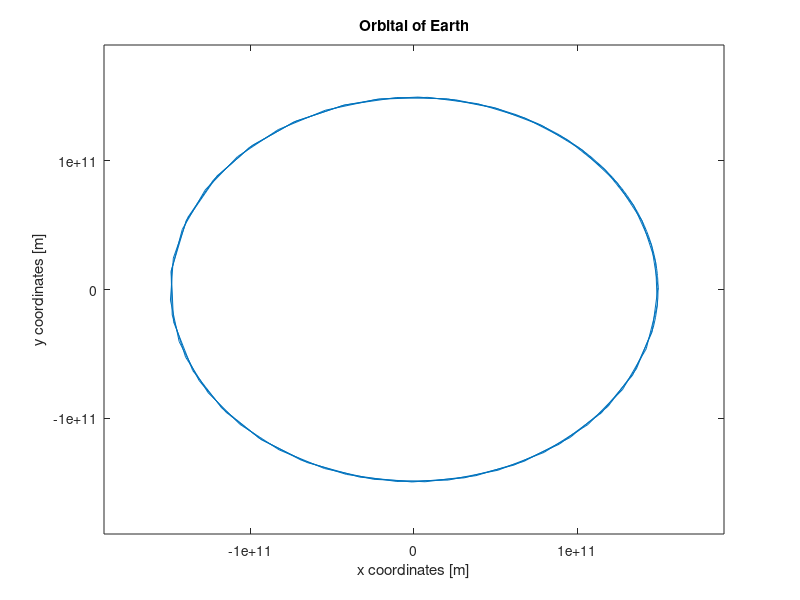
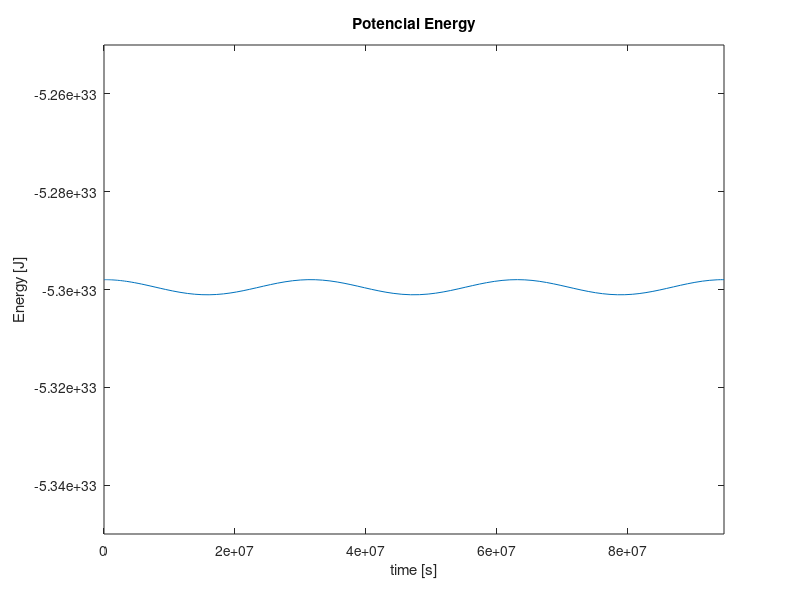
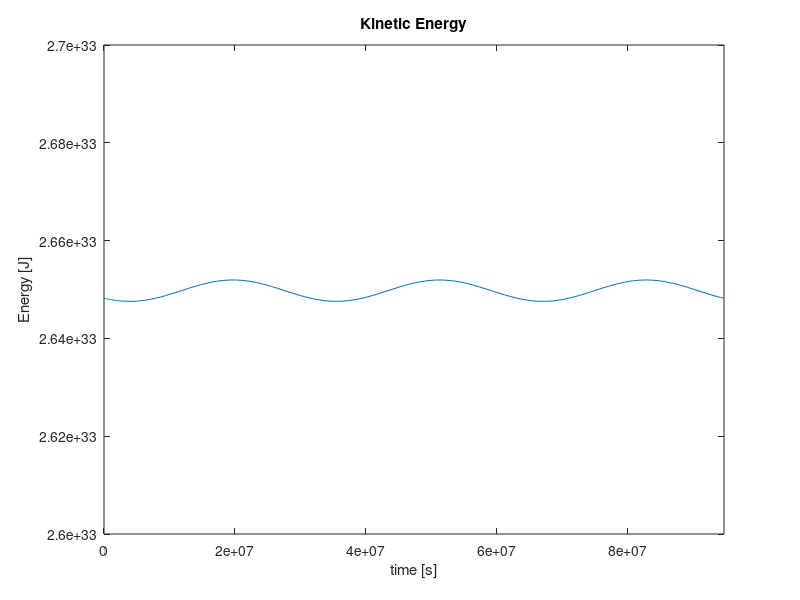
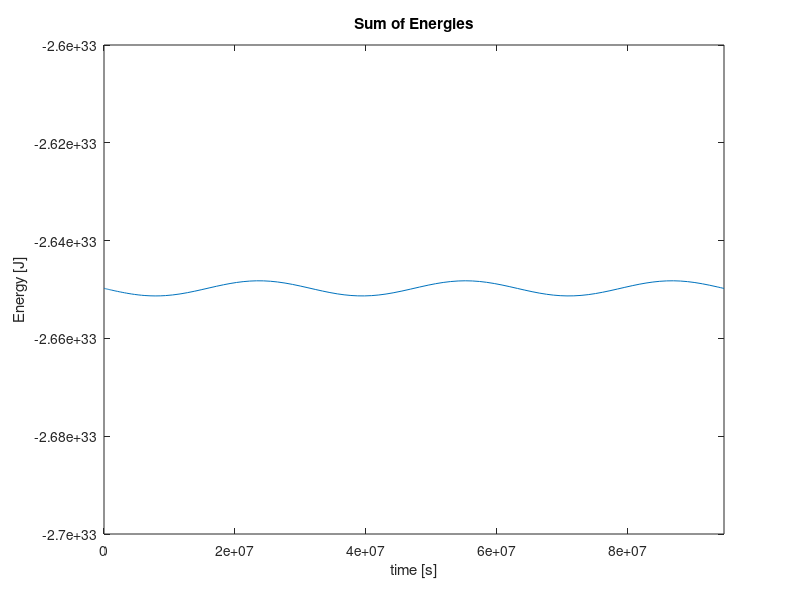

Write the MATLAB code that produced these figures, in order.
clear all, close all;
M=1.98847e+30;      %Nap tömege [kg]
m=5.9722e+24;       %Föld tömege [kg]
G=6.67404e-11;      %gravitációs állandó [m^3*kg^{-1}*s^{-2}]
r_nap=696342000;
R=149.6e+9;     %átlagos távolság a Naptól [m]

year=3;

T=365.256*24*60*60*year;     %keringési idő [s]

x=R;
y=0;
v0=29.78e+3;
vx=0;
vy=v0;
t=0; 
E_pot=-G*M*m / (x^2+y^2);
E_kin=(vx^2+vy^2)*m / 2;
E_sum=E_pot+E_kin;

h=R*(vx^2+vy^2)^(0.5)      %r^2*theta derivalt, perdulet egysegnyi tomegre

kezdeti_feltetelek=[x, 0, 0];               %r, kezdeti teta derivalt,  teta
diff=@(t,r) [r(2); -G*M/r(1)^2+h^2/r(1)^3; h/r(1)^2];
[U, V] = ode45(diff, [0 T], kezdeti_feltetelek);

plot(cos(V(:,3)).*V(:, 1), sin(V(:,3)).*V(:,1));
xlim([-190e+9, 190e+9]);
ylim([-190e+9, 190e+9]);
xlabel('x coordinates [m]');
ylabel('y coordinates [m]');
title('Orbital of Earth');

    figure(2);
    plot(U(:,1), -G*M*m./V(:,1))
    xlim([0, T]);
    ylim([-5.35e+33, -5.25e+33]);
    xlabel('time [s]');
    ylabel('Energy [J]');
    title('Potencial Energy');
    
    figure(3);
    plot(U(:,1), 0.5*m.*(h./V(:,1)+V(:,2)).^2)
    xlim([0, T]);    
    ylim([2.6e+33, 2.7e+33]);
    xlabel('time [s]');
    ylabel('Energy [J]');
    title('Kinetic Energy');
    
    figure(4);
    plot(U(:,1), -G*M*m./V(:,1) +0.5*m.*(h./V(:,1)+V(:,2)).^2)
    xlim([0, T]);    
    ylim([-2.7e+33, -2.6e+33]);
    xlabel('time [s]');
    ylabel('Energy [J]');
    title('Sum of Energies');